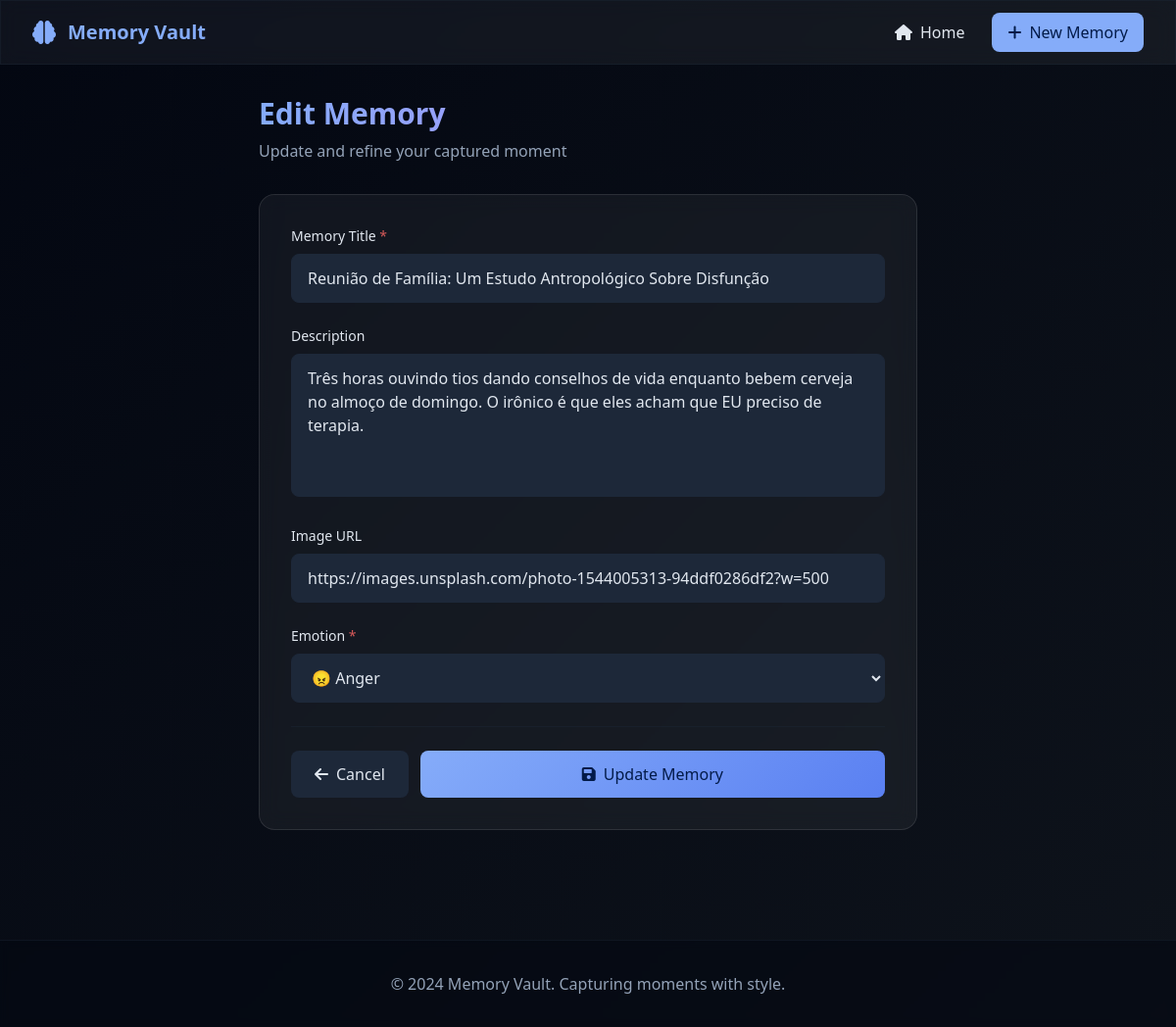
Page /edit/2 on the committed database.
### tables this page shows
CREATE TABLE memories (
            id INTEGER PRIMARY KEY AUTOINCREMENT,
            title TEXT NOT NULL,
            description TEXT,
            image TEXT,
            emotion TEXT NOT NULL
        );

### main.py (the view, shortened to what this page needs)
@app.route('/edit/<int:memory_id>', methods=['GET', 'POST'])
def edit(memory_id):
    memory = get_memory(memory_id)
    if memory is None:
        flash('Memory not found!')
        return redirect(url_for('index'))
    return render_template('edit.html', memory=memory)

### main.py (called while the page is built)
def get_db_connection():
    conn = sqlite3.connect('memories.db')
    conn.row_factory = sqlite3.Row
    return conn

def get_memory(memory_id):
    conn = get_db_connection()
    memory = conn.execute('SELECT * FROM memories WHERE id = ?', (memory_id,)).fetchone()
    conn.close()
    return memory

### templates/edit.html (shortened to what this page needs)
{% extends "base.html" %}
{% block content %}
<div class="max-w-2xl mx-auto">
    <div class="mb-8">
        <h1 class="text-3xl font-bold bg-gradient-to-r from-primary to-purple-400 bg-clip-text text-transparent mb-2">
        </h1>
        <p class="text-muted-foreground">Update and refine your captured moment</p>
    </div>
    <div class="glass-effect rounded-2xl p-8">
        <form method="POST" class="space-y-6">
            <div>
                <label for="title" class="block text-sm font-medium text-foreground mb-2">
                    Memory Title <span class="text-destructive">*</span>
                </label>
                <input type="text"
                       id="title"
                       name="title"
                       value="{{ memory.title }}"
                       required
                       class="w-full px-4 py-3 bg-input border border-border rounded-lg text-foreground placeholder-muted-foreground focus:ring-2 focus:ring-primary focus:border-transparent transition-all">
            </div>
            <div>
                <label for="description" class="block text-sm font-medium text-foreground mb-2">
                    Description
                </label>
                <textarea id="description"
                          name="description"
                          rows="5"
                          class="w-full px-4 py-3 bg-input border border-border rounded-lg text-foreground placeholder-muted-foreground focus:ring-2 focus:ring-primary focus:border-transparent transition-all resize-none">{{ memory.description }}</textarea>
            </div>
            <div>
                <label for="image" class="block text-sm font-medium text-foreground mb-2">
                    Image URL
                </label>
                <input type="url"
                       id="image"
                       name="image"
                       value="{{ memory.image }}"
                       class="w-full px-4 py-3 bg-input border border-border rounded-lg text-foreground placeholder-muted-foreground focus:ring-2 focus:ring-primary focus:border-transparent transition-all">
            </div>
            <div>
                <label for="emotion" class="block text-sm font-medium text-foreground mb-2">
                    Emotion <span class="text-destructive">*</span>
                </label>
                <select id="emotion"
                        name="emotion"
                        required
                        class="w-full px-4 py-3 bg-input border border-border rounded-lg text-foreground focus:ring-2 focus:ring-primary focus:border-transparent transition-all">
                    <option value="anger" {% if memory.emotion == 'anger' %}selected{% endif %}>😠 Anger</option>
                </select>
            </div>
            <div class="flex flex-col sm:flex-row gap-3 pt-6 border-t border-border/40">
                <a href="{{ url_for('view', memory_id=memory.id) }}"
                   class="flex items-center justify-center space-x-2 px-6 py-3 bg-secondary hover:bg-secondary/80 text-secondary-foreground rounded-lg transition-colors">
                    <i class="fas fa-arrow-left"></i>
                    <span>Cancel</span>
                </a>
                <button type="submit"
                        class="flex-1 btn-primary px-6 py-3 rounded-lg font-medium flex items-center justify-center space-x-2 hover-lift">
                    <i class="fas fa-save"></i>
                    <span>Update Memory</span>
                </button>
            </div>
        </form>
    </div>
</div>
{% endblock %}

### templates/base.html (style rules this page uses)
body { background: linear-gradient(135deg, hsl(224, 71%, 4%) 0%, hsl(217, 32%, 8%) 100%); min-height: 100vh; }
.glass-effect { background: rgba(255, 255, 255, 0.05); backdrop-filter: blur(10px); border: 1px solid rgba(255, 255, 255, 0.1); }
.hover-lift { transition: all 0.3s ease; }
.btn-primary { background: linear-gradient(135deg, hsl(220, 91%, 75%) 0%, hsl(225, 85%, 65%) 100%); color: hsl(220, 91%, 15%); border: none; transition: all 0.3s ease; }

### rows in the picture
memories: title "Reunião de Família: Um Estudo Antropológico Sobre Disfunção", description "Três horas ouvindo tios dando conselhos de vida enquanto bebem cerveja no almoço de domingo. O irônico é que eles acham que EU preciso de terapia.", image "https://images.unsplash.com/photo-1544005313-94ddf0286df2?w=500", emotion "😠 Anger"
